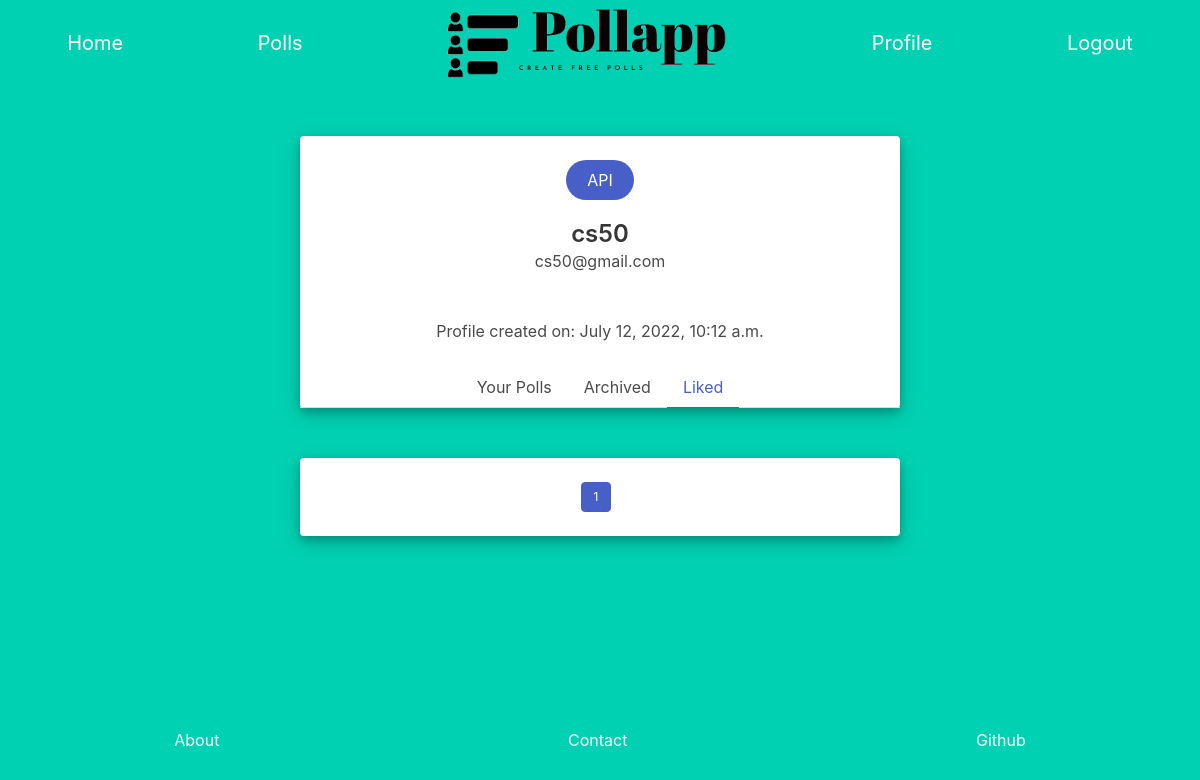
/profile/liked/1 (signed in), run on an earlier commit of the app's database.
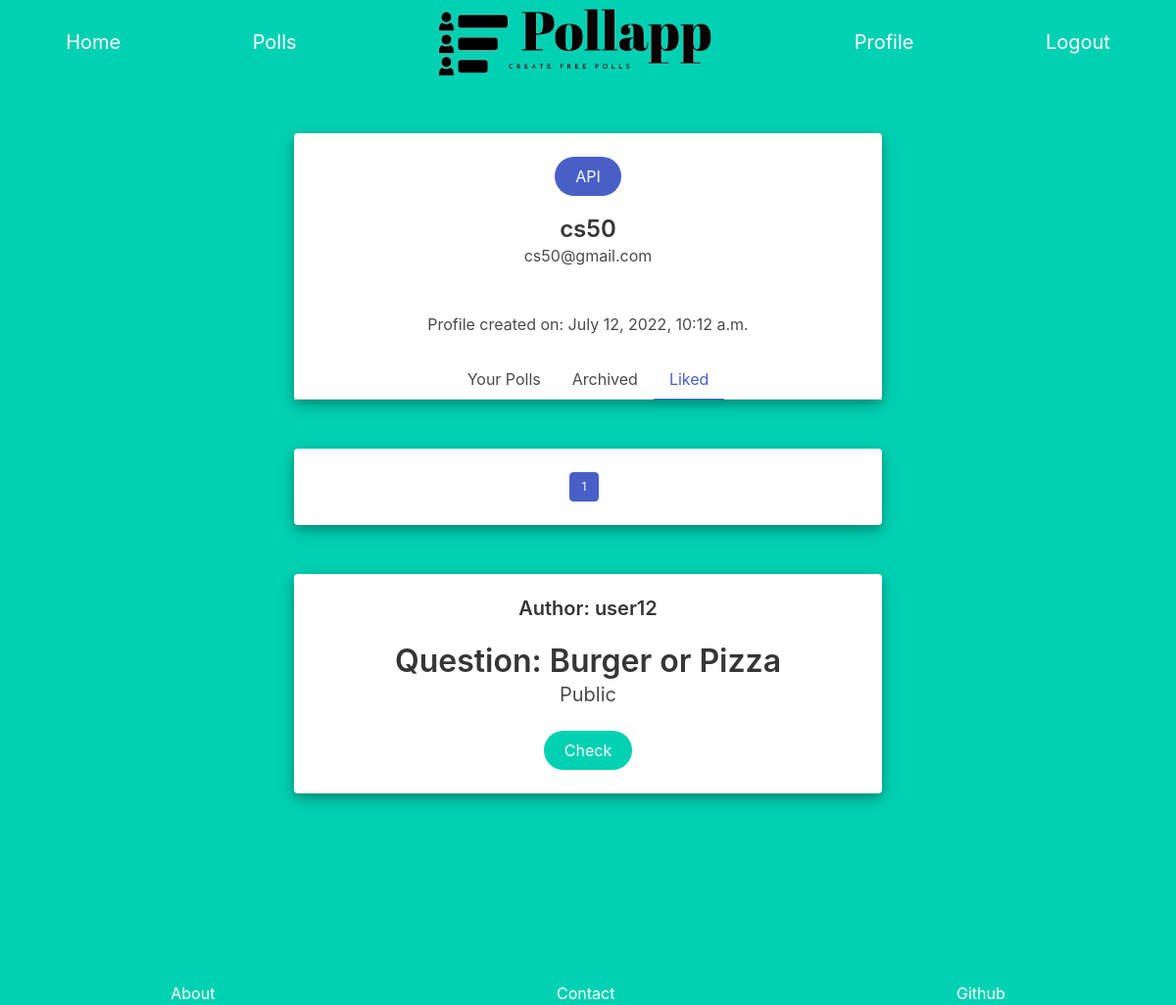
And on a later commit of the database.
### Pollapp/models.py (models this page shows, shortened)
class Poll(models.Model):
    user = models.ForeignKey(User, on_delete=models.CASCADE)
    url = models.CharField(max_length=24)
    poll_question = models.CharField(max_length=64)
    options = models.ManyToManyField(Option, symmetrical=False, blank=True , related_name="options")
    votes = models.ManyToManyField(Votes, symmetrical=False, blank=True, related_name="votes")
    likes = models.ManyToManyField(User, symmetrical=False, blank=True, related_name="likes")
    private = models.BooleanField()
    active = models.BooleanField(default=True)

class User(AbstractUser):
    def __str__(self):
        return f"{self.username}"

### Pollapp/views.py (the view)
# urls.py: path("profile/<str:category>/<str:page_num>", views.profile , name="profile"),
@login_required(redirect_field_name='login')
def profile(request, category, page_num):
    if category == 'archived':
        user_polls = Poll.objects.filter(user=request.user, active=False).order_by("-id")
    elif category == 'liked':
        user_polls = Poll.objects.filter(active=True).order_by("-id")
        liked = []
        for u_poll in user_polls:
            if request.user in u_poll.likes.all():
                liked.append(u_poll)
        user_polls=liked
    elif category=='active':
        user_polls = Poll.objects.filter(user=request.user, active=True).order_by("-id")
    else:
        return render(request, "Pollapp/error_page.html" , {
            "message" : "Wrong url",
        })
    try:
        user_polls_info = pagination(user_polls, int(page_num))
    except:
         return render(request, "Pollapp/error_page.html" , {
            "message" : "Wrong url",
        })
    if int(page_num) >= 3:
        has_first = True
    else:
        has_first = False
    if int(page_num) <= user_polls_info["number_of_pages"]-2:
        has_last = True
    else:
        has_last = False
    return render(request, "Pollapp/profile.html", {
        "current_page_number": int(page_num),
        "polls" : user_polls_info["contents"],
        "number_of_pages": user_polls_info["number_of_pages"],
        "has_next": user_polls_info["has_next"],
        "next":int(page_num)+1,
        "has_previous": user_polls_info["has_previous"],
        "previous":int(page_num)-1,
        "has_first":has_first,
        "has_last": has_last,
        "category": category,
    })

### Pollapp/views.py (called while the page is built)
def pagination(pag_objects, page_num):
    page_view = Paginator(pag_objects,5)
    page_info = {
        "contents": page_view.page(page_num).object_list,
        "number_of_pages": page_view.num_pages,
        "has_next": page_view.page(page_num).has_next(),
        "has_previous": page_view.page(page_num).has_previous(),
    }
    return page_info

### Pollapp/templates/Pollapp/profile.html (shortened to what this page needs)
{% extends "Pollapp/layout.html" %}
{% block body %}
<div id="user_profile" class="card">
    <div style="min-width:100%;" class="card-content">
      <div style="min-width:100%;" class="media">
        <div style="min-width:100%;" class="media-content">
          <a class="button is-link is-rounded small-bottom-margin" href="{% url 'api_info' %}">API</a>
          <p class="title is-4">{{user.username}}</p>
          <p class="subtitle is-6">{{user.email}}</p>
        </div>
      </div>
        <br>
        <time datetime="2016-1-1">Profile created on: {{user.date_joined}}</time>
      </div>
      <div class="tabs is-centered">
        <ul>
          {% if category == "active"%}
            <li class="is-active"><a>Your Polls</a></li>
          {% else %}
            <li><a href="{% url 'profile' 'active' '1' %}">Your Polls</a></li>
          {% endif %}
          {% if category == "archived"%}
            <li class="is-active"><a>Archived</a></li>
          {% else %}
            <li><a href="{% url 'profile' 'archived' '1' %}">Archived</a></li>
          {% endif %}
          {% if category == "liked"%}
            <li class="is-active"><a>Liked</a></li>
          {% else %}
            <li><a href="{% url 'profile' 'liked' '1' %}">Liked</a></li>
          {% endif %}
        </ul>
      </div>
    </div>
  <div class="card poll">
    <div class="card-content">
      <div class="media">
        <div class="media-content">
          <nav style="width: 100%; height: 100%;"class="pagination is-small is-centered" role="navigation" aria-label="pagination">
            <ul class="pagination-list">
              <li><a class="pagination-link is-current" aria-label="Page {{current_page_number}}" aria-current="page">{{current_page_number}}</a></li>
            </ul>
          </nav>
        </div>
      </div>
    </div>
  </div>
  {% for poll in polls %}
    <div class="card poll">
      <div class="card-content">
        <div class="media">
          <div class="media-content">
            <p class="title is-5">Author: {{poll.user}}</p>
              <p class="title is-3">Question: {{poll.poll_question}}</p>
              {% if poll.private %}
                <h5 class="subtitle is-5">Private</h5>
              {% else %}
                <h5 class="subtitle is-5">Public</h5>
              {% endif %}
              <form action="{% url 'poll_page' poll.url %}" >
                <button class="button is-primary is-rounded" type="submit">Check</button>
              </form>
            </div>
          </div>
        </div>
      </div>
  {% endfor %}
{% endblock%}

What changed in the data, as far as the page shows it:
added Poll: user "user12", poll_question "Burger or Pizza", private "Public"
